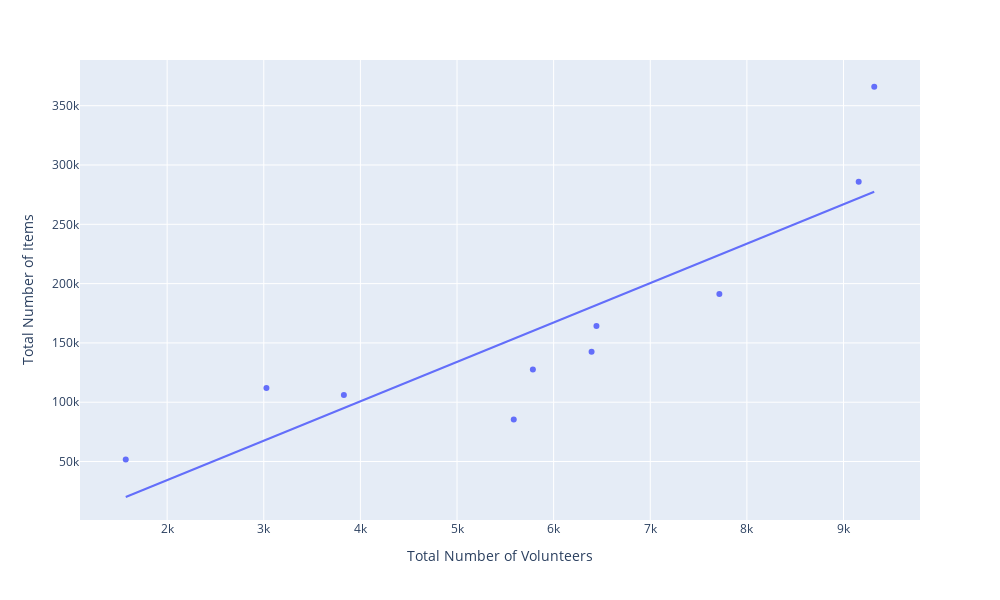

The cell this chart's notebook holds for it:
### Markdown cell above
Number of hours reported seem a bit variable, so we'll look at the correlation between total volunteers and total number of items collected by year.

### Code cell
fig.data = []
fig = px.scatter(annual_data, 
                 x='Total Volunteers', 
                 y='Total Items', 
                 trendline="ols")
fig.update_layout(
    autosize=False,
    width=1000,
    height=600,
    yaxis_title='Total Number of Items',
    xaxis_title='Total Number of Volunteers',
)
fig.show()

### Figure 1 — Plotly figure (JSON) as saved in the notebook; plotly's stock layout.template omitted (floating-point values rounded to 4 significant figures)
{"data": [{"hovertemplate": "Total Volunteers=%{x}<br>Total Items=%{y}<extra></extra>", "legendgroup": "", "marker": {"color": "#636efa", "symbol": "circle"}, "mode": "markers", "name": "", "orientation": "v", "showlegend": false, "type": "scatter", "x": [9157, 9318, 7715, 6443, 5587, 5785, 6392.0, 1572.0, 3028.0, 3829], "xaxis": "x", "y": [285900.0, 366000.0, 191264, 164232, 85480.0, 127700.0, 142496, 51739, 111942, 106126], "yaxis": "y"}, {"hovertemplate": "<b>OLS trendline</b><br>Total Items = 33.2187 * Total Volunteers + -32130<br>R<sup>2</sup>=0.764557<br><br>Total Volunteers=%{x}<br>Total Items=%{y} <b>(trend)</b><extra></extra>", "legendgroup": "", "marker": {"color": "#636efa", "symbol": "circle"}, "mode": "lines", "name": "", "showlegend": false, "type": "scatter", "x": [1572.0, 3028.0, 3829, 5587, 5785, 6392.0, 6443, 7715, 9157, 9318], "xaxis": "x", "y": [20070.0, 68440.0, 95060.0, 153500.0, 160000.0, 180200.0, 181900.0, 224200.0, 272100.0, 277400.0], "yaxis": "y"}], "layout": {"autosize": false, "height": 600, "legend": {"tracegroupgap": 0}, "margin": {"t": 60}, "width": 1000, "xaxis": {"anchor": "y", "autorange": true, "domain": [0, 1], "range": [1098.0, 9791.0], "title": {"text": "Total Number of Volunteers"}, "type": "linear"}, "yaxis": {"anchor": "x", "autorange": true, "domain": [0, 1], "range": [680.5, 388500.0], "title": {"text": "Total Number of Items"}, "type": "linear"}}}
